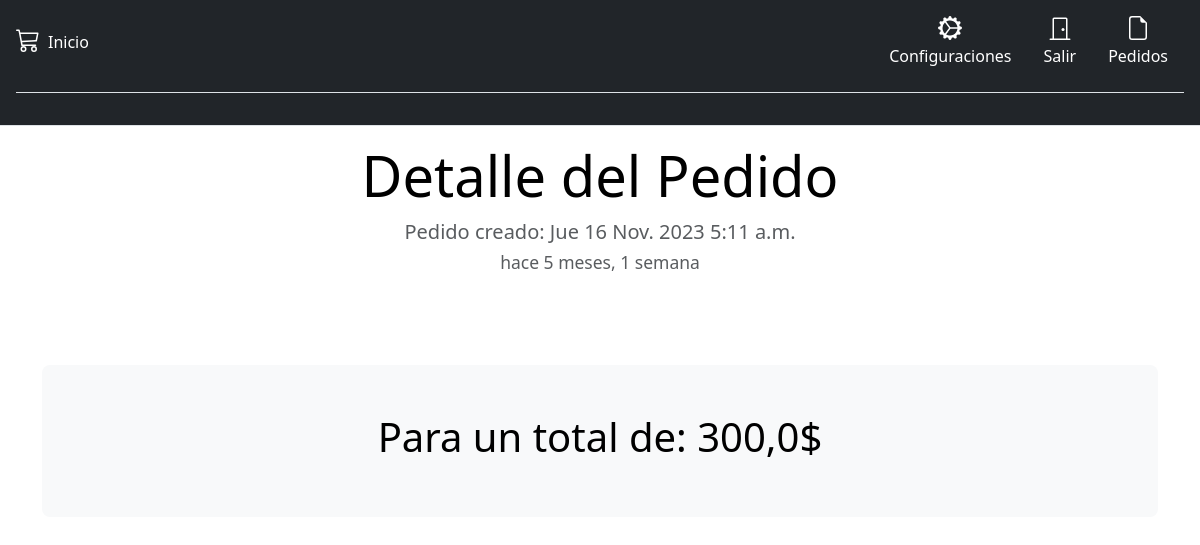
The app's page /usuario/2/detalle/17/pedido/ (signed in) with its own data.
### apps/home/models.py (models this page shows, shortened)
class Pedido(models.Model):
	usuario = models.ForeignKey(
		Usuario,
		on_delete = models.SET_NULL,
		blank=True,
		null=True,
		related_name='pedidos'
	)
	total = models.FloatField(default = 0.0)
	creado = models.DateTimeField(auto_now_add=True)
	activo = models.BooleanField(default = True)
	class Meta:
		verbose_name = 'Pedido'
		verbose_name_plural = 'Pedidos'
		ordering = ['-creado']

### apps/home/views.py (the view)
@require_http_methods(['GET'])
@login_required(login_url = reverse_lazy('usuarios:login'))
def detalle_pedido_usuario(request, usuario_id = None,pedido_id = None):
	pedido = models.Pedido.objects.get(id = pedido_id, usuario_id = usuario_id)
	detalle_pedido = models.DetallePedido.objects.prefetch_related(
		Prefetch('productos')
	).filter(pedido_id = pedido.id)
	context = {
		'pedido': pedido,
		'detalle_pedido': detalle_pedido
	}
	return render(request, 'home/detalle_pedido.html', context)

### apps/home/context_processors.py (called while the page is built)
def saludo(request):
	return {'signo': '$'}

### templates/home/detalle_pedido.html (shortened to what this page needs)
{% extends "base/base.html" %}
{% load humanize %}
{% block content %}
	<div class="pricing-header p-3 pb-md-4 mx-auto text-center">
		<h1 class="display-4 fw-normal text-body-emphasis">Detalle del Pedido</h1>
		<p class="fs-5 text-body-secondary">
			Pedido creado:  {{pedido.creado|date:"D d N Y P"}}  <br>
			<small> {{pedido.creado|naturaltime}}</small>
		</p>
	</div>
	<div class="container my-5">
	  	<div class="p-5 bg-body-tertiary rounded-3 text-center">
			<h3 class="display-6 fw-normal text-body-emphasis">Para un total de: {{pedido.total}}{{signo}}</h3>
		</div>
	</div>
{% endblock content %}

### records on screen
Pedido: creado "Jue 16 Nov. 2023 5:11 a.m.", creado "hace 5 meses, 1 semana", total "300,0"

### other values on screen
{{ signo }} "$"
